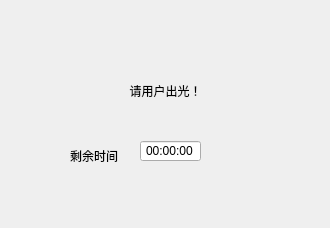
<?xml version="1.0" encoding="UTF-8"?>
<ui version="4.0">
 <class>Hint</class>
 <widget class="QDialog" name="Hint">
  <property name="geometry">
   <rect>
    <x>0</x>
    <y>0</y>
    <width>330</width>
    <height>228</height>
   </rect>
  </property>
  <property name="windowTitle">
   <string>Dialog</string>
  </property>
  <widget class="QTimeEdit" name="timeSurplus">
   <property name="geometry">
    <rect>
     <x>140</x>
     <y>140</y>
     <width>61</width>
     <height>22</height>
    </rect>
   </property>
   <property name="layoutDirection">
    <enum>Qt::LeftToRight</enum>
   </property>
   <property name="alignment">
    <set>Qt::AlignCenter</set>
   </property>
   <property name="readOnly">
    <bool>true</bool>
   </property>
   <property name="buttonSymbols">
    <enum>QAbstractSpinBox::NoButtons</enum>
   </property>
   <property name="displayFormat">
    <string>HH:mm:ss</string>
   </property>
   <property name="time">
    <time>
     <hour>0</hour>
     <minute>0</minute>
     <second>0</second>
    </time>
   </property>
  </widget>
  <widget class="QLabel" name="hintLabel">
   <property name="geometry">
    <rect>
     <x>50</x>
     <y>70</y>
     <width>231</width>
     <height>41</height>
    </rect>
   </property>
   <property name="text">
    <string>请用户出光！</string>
   </property>
   <property name="alignment">
    <set>Qt::AlignCenter</set>
   </property>
  </widget>
  <widget class="QLabel" name="label">
   <property name="geometry">
    <rect>
     <x>70</x>
     <y>150</y>
     <width>54</width>
     <height>12</height>
    </rect>
   </property>
   <property name="text">
    <string>剩余时间</string>
   </property>
  </widget>
 </widget>
 <resources/>
 <connections/>
</ui>
